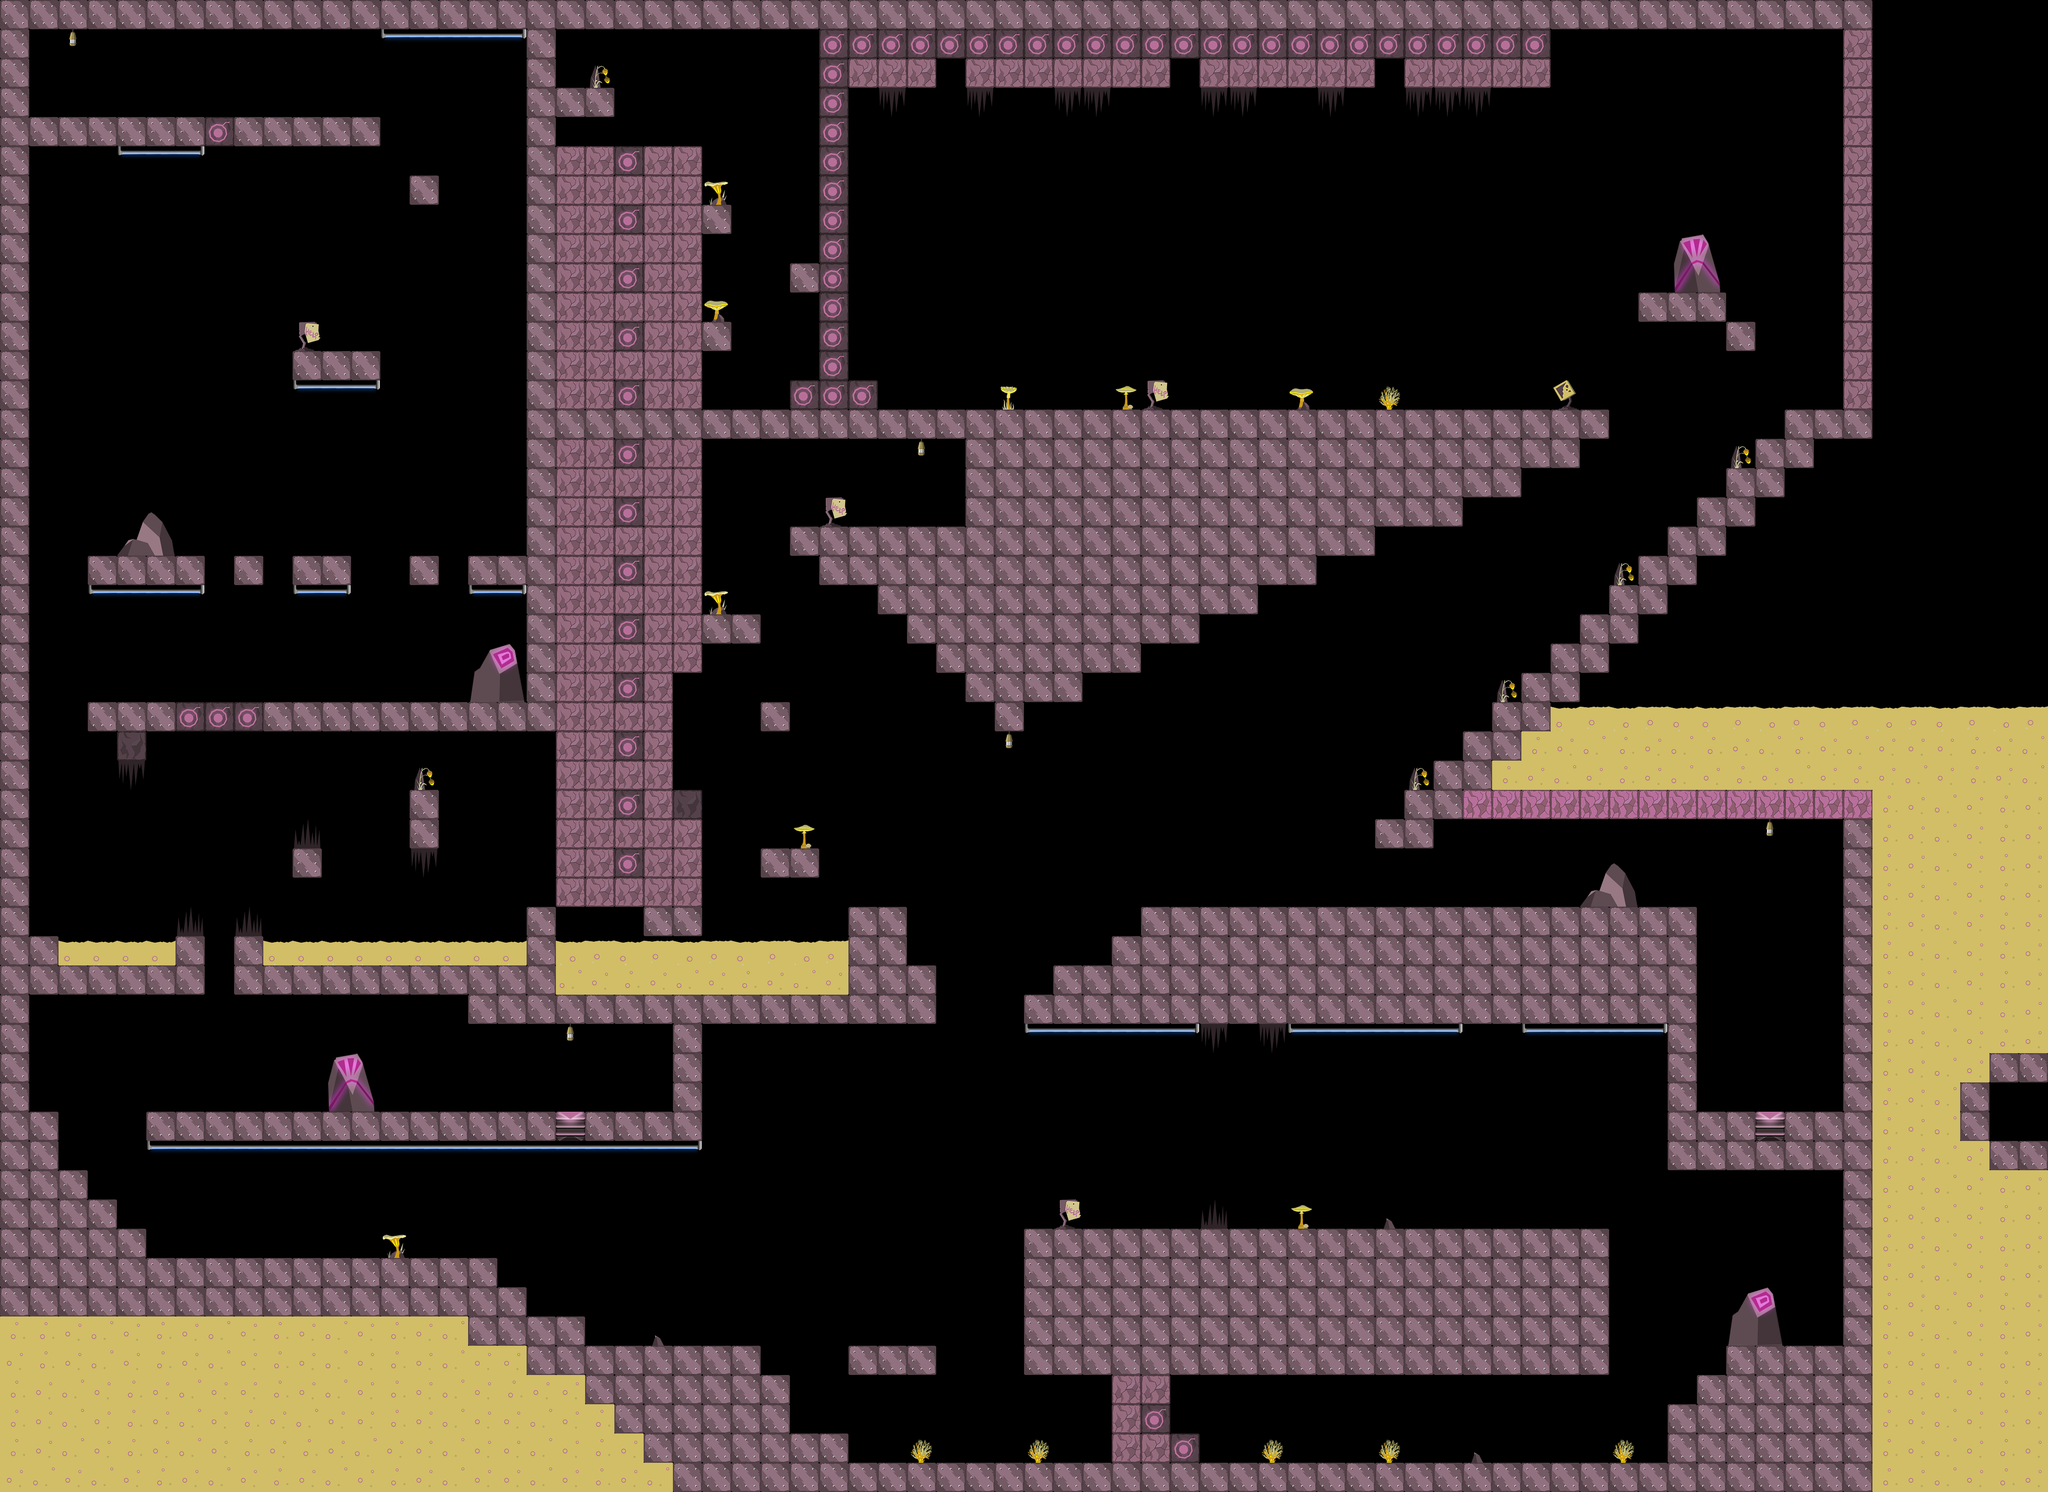

Tiled map render using the project's own tile images. Description and the map definition, with tile-layer contents summarised, below:
An orthogonal 70x51 tile map with 64x64 px tiles, 1 tile layer (Spielebene), 9 tilesets and 64 objects (47x Platform, 4x Miner, 3x RockTrigger, 3x Rock, 3x Enemy, ...).

<map version="1.0" orientation="orthogonal" renderorder="right-down" width="70" height="51" tilewidth="64" tileheight="64" nextobjectid="102">
 <properties>
  <property name="Background" value="Hintergrund1.png" />
 </properties>
 <tileset firstgid="1" source="tilesets/destructable_block.tsx" />
 <tileset firstgid="7" source="tilesets/lava.tsx" />
 <tileset firstgid="15" source="tilesets/zacken.tsx" />
 <tileset firstgid="18" source="tilesets/rest.tsx" />
 <tileset firstgid="26" source="tilesets/deco.tsx" />
 <tileset firstgid="40" source="tilesets/background_block.tsx" />
 <tileset firstgid="46" source="tilesets/bomb.tsx" />
 <tileset firstgid="48" source="tilesets/deco_gross.tsx" />
 <tileset firstgid="51" source="tilesets/TutorialSchild.tsx" />
 <layer name="Spielebene" width="70" height="51">
  <properties>
   <property name="Parallax" value="1.0" />
  </properties>
  <data>[3570 cells, 1493 non-empty, 32 distinct tile ids]</data>
 </layer>
 <objectgroup name="Objektebene">
  <object id="3" name="LavaFountain" x="1568" y="2056" width="64" height="64">
   <properties>
    <property name="Height" value="7.0" />
    <property name="Intervall" value="2.0" />
    <property name="IntervallOffset" value="2.0" />
    <property name="Length" value="2.0" />
    <property name="Name" value="LavaFountain" />
   </properties>
  </object>
  <object id="4" name="RockTrigger" x="3072" y="256" width="328" height="640">
   <properties>
    <property name="Id" value="1" />
    <property name="Name" value="RockTrigger" />
   </properties>
  </object>
  <object id="6" name="Rock" x="3008" y="129" width="64" height="64">
   <properties>
    <property name="Hitpoints" value="6" />
    <property name="Name" value="Rock" />
    <property name="TriggerId" value="1" />
   </properties>
  </object>
  </objectgroup>
</map>
<!-- 61 of 64 objects omitted -->
